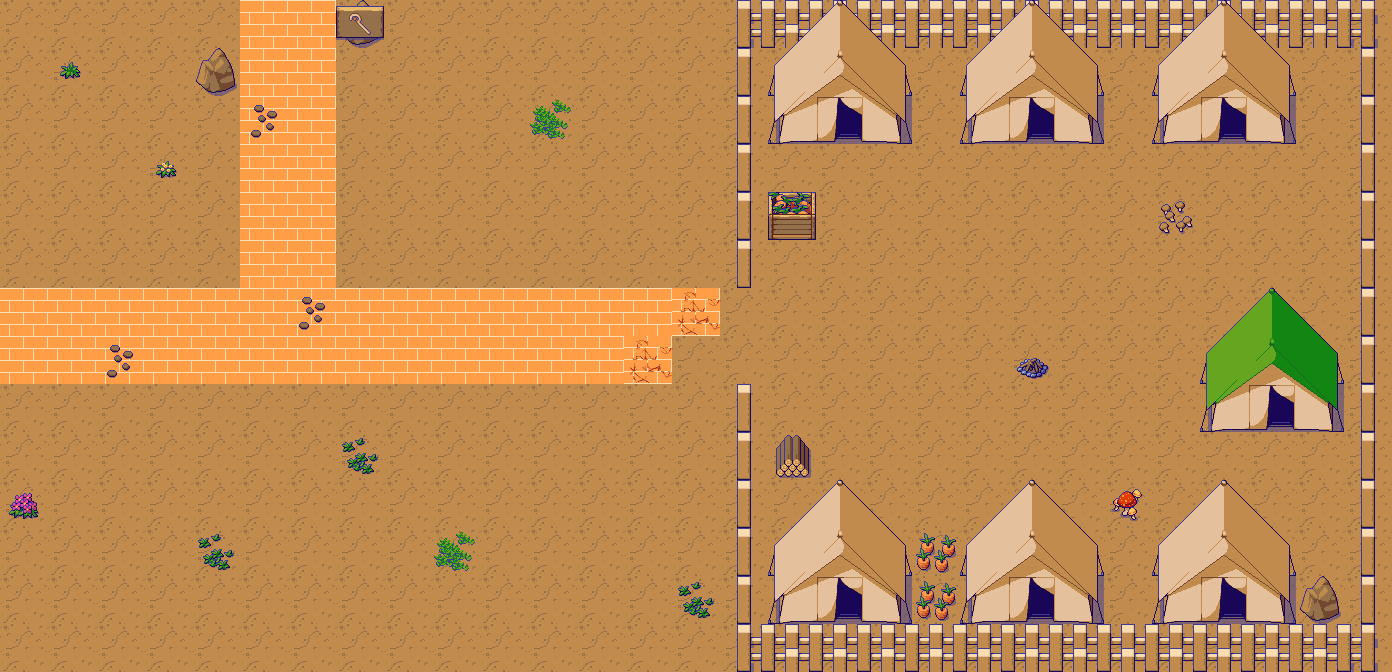

A level layout from a 2D game, rendered from its tile map. Below: a short description, then the map file with its tile-grid data intact:
An orthogonal 29x14 tile map with 48x48 px tiles, 3 tile layers (Tile Layer 1, Tile Layer 2, Tile Layer 3), 7 tilesets.

<map version="1.5" tiledversion="1.7.2" orientation="orthogonal" renderorder="right-down" width="29" height="14" tilewidth="48" tileheight="48" infinite="0" nextlayerid="4" nextobjectid="1">
 <tileset firstgid="1" name="PixelFantasy_Outside_A1" tilewidth="48" tileheight="48" tilecount="192" columns="16">
  <image source="Pixel Fantasy RMMZ RTP Tiles/img/tilesets/PixelFantasy_Outside_A1.png" width="768" height="576" />
 </tileset>
 <tileset firstgid="193" name="PixelFantasy_Outside_A2" tilewidth="48" tileheight="48" tilecount="192" columns="16">
  <image source="Pixel Fantasy RMMZ RTP Tiles/img/tilesets/PixelFantasy_Outside_A2.png" width="768" height="576" />
 </tileset>
 <tileset firstgid="385" name="PixelFantasy_Outside_A3" tilewidth="48" tileheight="48" tilecount="128" columns="16">
  <image source="Pixel Fantasy RMMZ RTP Tiles/img/tilesets/PixelFantasy_Outside_A3.png" width="768" height="384" />
 </tileset>
 <tileset firstgid="513" name="PixelFantasy_Outside_A4" tilewidth="48" tileheight="48" tilecount="240" columns="16">
  <image source="Pixel Fantasy RMMZ RTP Tiles/img/tilesets/PixelFantasy_Outside_A4.png" width="768" height="720" />
 </tileset>
 <tileset firstgid="753" name="PixelFantasy_Outside_A5" tilewidth="48" tileheight="48" tilecount="128" columns="8">
  <image source="Pixel Fantasy RMMZ RTP Tiles/img/tilesets/PixelFantasy_Outside_A5.png" width="384" height="768" />
 </tileset>
 <tileset firstgid="881" name="PixelFantasy_Outside_B" tilewidth="48" tileheight="48" tilecount="256" columns="16">
  <image source="Pixel Fantasy RMMZ RTP Tiles/img/tilesets/PixelFantasy_Outside_B.png" width="768" height="768" />
 </tileset>
 <tileset firstgid="1137" name="PixelFantasy_Outside_C" tilewidth="48" tileheight="48" tilecount="256" columns="16">
  <image source="Pixel Fantasy RMMZ RTP Tiles/img/tilesets/PixelFantasy_Outside_C.png" width="768" height="768" />
 </tileset>
 <layer id="1" name="Tile Layer 1" width="29" height="14">
  <data encoding="csv">
771,771,771,771,771,779,779,771,771,771,771,771,771,771,771,771,771,771,771,771,771,771,771,771,771,771,771,771,771,
771,771,771,771,771,779,779,771,771,771,771,771,771,771,771,771,771,771,771,771,771,771,771,771,771,771,771,771,771,
771,771,771,771,771,779,779,771,771,771,771,771,771,771,771,771,771,771,771,771,771,771,771,771,771,771,771,771,771,
771,771,771,771,771,779,779,771,771,771,771,771,771,771,771,771,771,771,771,771,771,771,771,771,771,771,771,771,771,
771,771,771,771,771,779,779,771,771,771,771,771,771,771,771,771,771,771,771,771,771,771,771,771,771,771,771,771,771,
771,771,771,771,771,779,779,771,771,771,771,771,771,771,771,771,771,771,771,771,771,771,771,771,771,771,771,771,771,
779,779,779,779,779,779,779,779,779,779,779,779,779,779,783,771,771,771,771,771,771,771,771,771,771,771,771,771,771,
779,779,779,779,779,779,779,779,779,779,779,779,779,783,771,771,771,771,771,771,771,771,771,771,771,771,771,771,771,
771,771,771,771,771,771,771,771,771,771,771,771,771,771,771,771,771,771,771,771,771,771,771,771,771,771,771,771,771,
771,771,771,771,771,771,771,771,771,771,771,771,771,771,771,771,771,771,771,771,771,771,771,771,771,771,771,771,771,
771,771,771,771,771,771,771,771,771,771,771,771,771,771,771,771,771,771,771,771,771,771,771,771,771,771,771,771,771,
771,771,771,771,771,771,771,771,771,771,771,771,771,771,771,771,771,771,771,771,771,771,771,771,771,771,771,771,771,
771,771,771,771,771,771,771,771,771,771,771,771,771,771,771,771,771,771,771,771,771,771,771,771,771,771,771,771,771,
771,771,771,771,771,771,771,771,771,771,771,771,771,771,771,771,771,771,771,771,771,771,771,771,771,771,771,771,771
</data>
 </layer>
 <layer id="2" name="Tile Layer 2" width="29" height="14">
  <data encoding="csv">
0,0,0,0,0,0,0,960,0,0,0,0,0,0,0,333,302,302,302,302,302,302,302,302,302,302,302,302,334,
0,0,0,0,0,0,0,0,0,0,0,0,0,0,0,301,0,0,0,0,0,0,0,0,0,0,0,0,301,
0,0,0,0,0,0,0,0,0,0,0,0,0,0,0,301,0,0,0,0,0,0,0,0,0,0,0,0,301,
0,0,0,0,0,0,0,0,0,0,0,0,0,0,0,301,0,0,0,0,0,0,0,0,0,0,0,0,301,
0,0,0,0,0,0,0,0,0,0,0,0,0,0,0,301,0,0,0,0,0,0,0,0,0,0,0,0,301,
0,0,0,0,0,0,0,0,0,0,0,0,0,0,0,301,0,0,0,0,0,0,0,0,0,0,0,0,301,
0,0,0,0,0,0,0,0,0,0,0,0,0,0,0,0,0,0,0,0,0,0,0,0,0,0,0,0,301,
0,0,0,0,0,0,0,0,0,0,0,0,0,0,0,0,0,0,0,0,0,0,0,0,0,0,0,0,301,
0,0,0,0,0,0,0,0,0,0,0,0,0,0,0,301,0,0,0,0,0,0,0,0,0,0,0,0,301,
0,0,0,0,0,0,0,0,0,0,0,0,0,0,0,301,0,0,0,0,0,0,0,0,0,0,0,0,301,
0,0,0,0,0,0,0,0,0,0,0,0,0,0,0,301,0,0,0,0,0,0,0,0,0,0,0,0,301,
0,0,0,0,0,0,0,0,0,0,0,0,0,0,0,301,0,0,0,0,0,0,0,0,0,0,0,0,301,
0,0,0,0,0,0,0,0,0,0,0,0,0,0,0,301,0,0,0,0,0,0,0,0,0,0,0,0,301,
0,0,0,0,0,0,0,0,0,0,0,0,0,0,0,333,302,302,302,302,302,302,302,302,302,302,302,302,334
</data>
 </layer>
 <layer id="3" name="Tile Layer 3" width="29" height="14">
  <data encoding="csv">
0,0,0,0,0,0,0,1027,0,0,0,0,0,0,0,0,886,887,888,0,886,887,888,0,886,887,888,0,0,
0,937,0,0,960,0,0,0,0,0,0,0,0,0,0,0,902,903,904,0,902,903,904,0,902,903,904,0,0,
0,0,0,0,0,972,0,0,0,0,0,939,0,0,0,0,918,919,920,0,918,919,920,0,918,919,920,0,0,
0,0,0,953,0,0,0,0,0,0,0,0,0,0,0,0,0,0,0,0,0,0,0,0,0,0,0,0,0,
0,0,0,0,0,0,0,0,0,0,0,0,0,0,0,0,1007,0,0,0,0,0,0,0,1099,0,0,0,0,
0,0,0,0,0,0,0,0,0,0,0,0,0,0,0,0,0,0,0,0,0,0,0,0,0,0,0,0,0,
0,0,0,0,0,0,972,0,0,0,0,0,0,0,0,0,0,0,0,0,0,0,0,0,0,934,935,936,0,
0,0,972,0,0,0,0,0,0,0,0,0,0,0,0,0,0,0,0,0,0,925,0,0,0,950,951,952,0,
0,0,0,0,0,0,0,0,0,0,0,0,0,0,0,0,0,0,0,0,0,0,0,0,0,966,967,968,0,
0,0,0,0,0,0,0,940,0,0,0,0,0,0,0,0,971,0,0,0,0,0,0,0,0,0,0,0,0,
954,0,0,0,0,0,0,0,0,0,0,0,0,0,0,0,886,887,888,0,886,887,888,1100,886,887,888,0,0,
0,0,0,0,940,0,0,0,0,939,0,0,0,0,0,0,902,903,904,974,902,903,904,0,902,903,904,0,0,
0,0,0,0,0,0,0,0,0,0,0,0,0,0,940,0,918,919,920,974,918,919,920,0,918,919,920,960,0,
0,0,0,0,0,0,0,0,0,0,0,0,0,0,0,0,0,0,0,0,0,0,0,0,0,0,0,0,0
</data>
 </layer>
</map>
